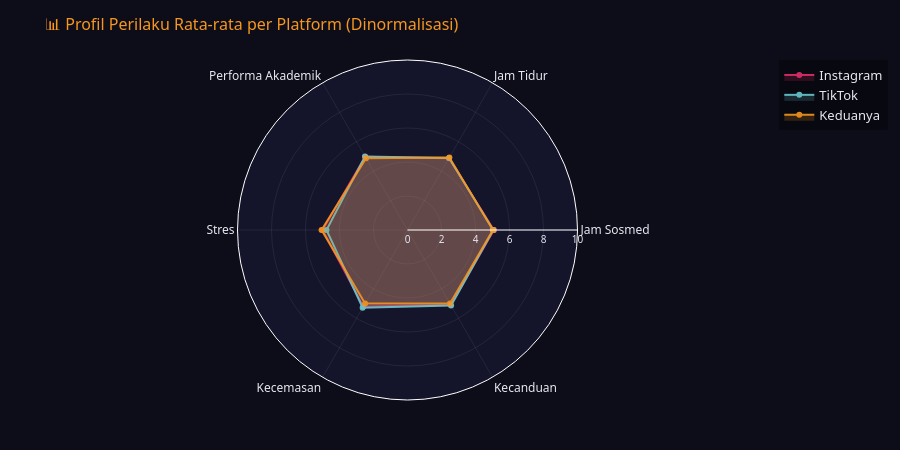

This figure's notebook cell:
### Code cell
fig8.show()

### Figure 1 — Plotly figure (JSON) as saved in the notebook; plotly's stock layout.template omitted (floating-point values rounded to 4 significant figures)
{"data": [{"fill": "toself", "fillcolor": "rgba(225,48,108,0.2)", "line": {"color": "#E1306C"}, "name": "Instagram", "opacity": 0.9, "r": [5.085, 4.879, 4.977, 4.999, 5.188, 5.091, 5.085], "theta": ["Jam Sosmed", "Jam Tidur", "Performa\nAkademik", "Stres", "Kecemasan", "Kecanduan", "Jam Sosmed"], "type": "scatterpolar"}, {"fill": "toself", "fillcolor": "rgba(105,201,208,0.2)", "line": {"color": "#69C9D0"}, "name": "TikTok", "opacity": 0.9, "r": [5.045, 4.892, 5.0, 4.765, 5.276, 5.128, 5.045], "theta": ["Jam Sosmed", "Jam Tidur", "Performa\nAkademik", "Stres", "Kecemasan", "Kecanduan", "Jam Sosmed"], "type": "scatterpolar"}, {"fill": "toself", "fillcolor": "rgba(247,151,30,0.2)", "line": {"color": "#F7971E"}, "name": "Keduanya", "opacity": 0.9, "r": [5.026, 4.926, 4.876, 5.055, 4.987, 4.996, 5.026], "theta": ["Jam Sosmed", "Jam Tidur", "Performa\nAkademik", "Stres", "Kecemasan", "Kecanduan", "Jam Sosmed"], "type": "scatterpolar"}], "layout": {"font": {"color": "#E8E8F0", "family": "'Segoe UI', Arial, sans-serif", "size": 13}, "height": 450, "legend": {"bgcolor": "rgba(0,0,0,0.4)", "bordercolor": "rgba(255,255,255,0.07)"}, "margin": {"b": 50, "l": 50, "r": 30, "t": 60}, "paper_bgcolor": "#0D0D1A", "plot_bgcolor": "#14142B", "polar": {"angularaxis": {"gridcolor": "rgba(255,255,255,0.07)", "tickfont": {"color": "#E8E8F0", "size": 12}}, "bgcolor": "#14142B", "radialaxis": {"gridcolor": "rgba(255,255,255,0.07)", "range": [0, 10], "tickfont": {"color": "#E8E8F0", "size": 10}, "visible": true}}, "title": {"font": {"color": "#F7971E", "size": 16}, "text": "📊 Profil Perilaku Rata-rata per Platform (Dinormalisasi)"}}}
